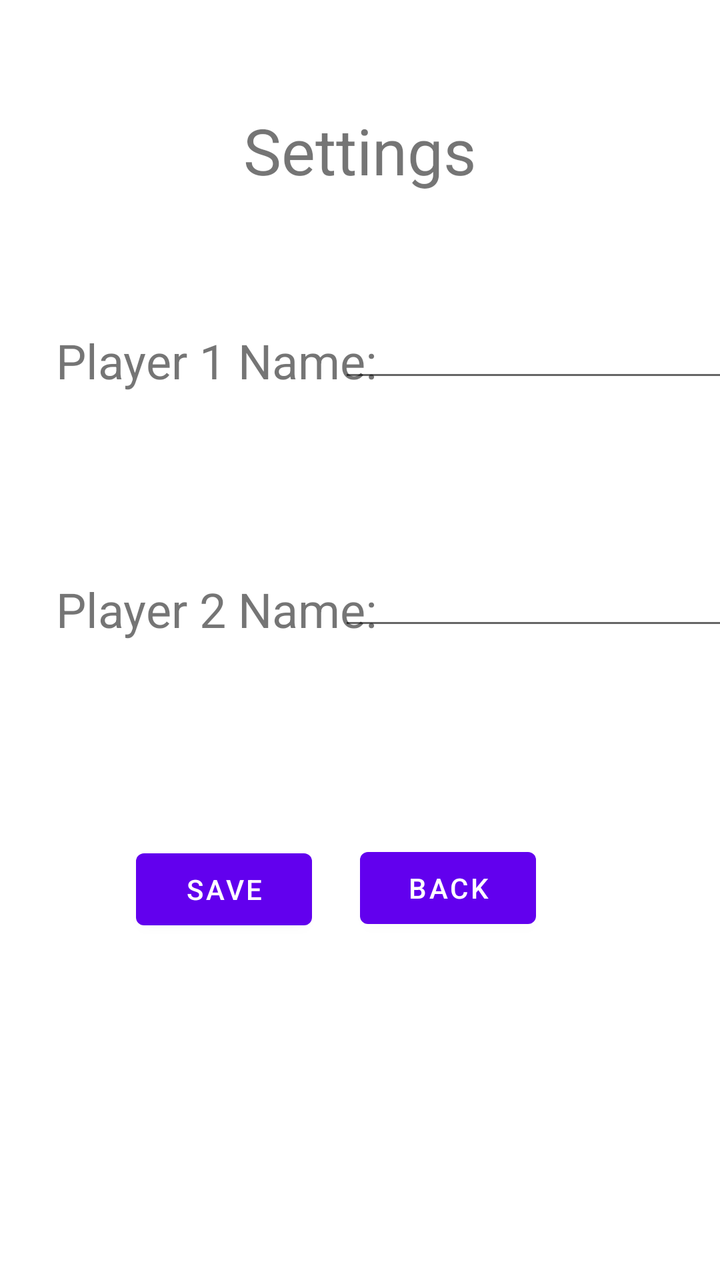
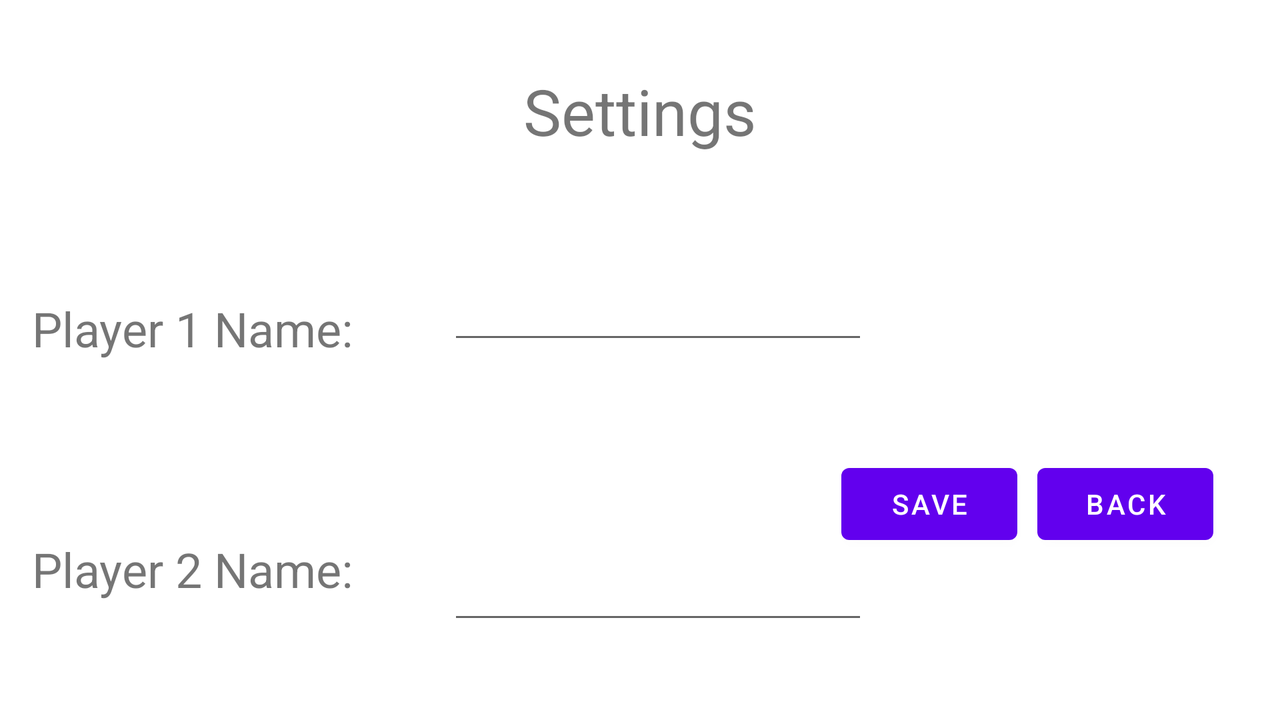

One screen, two layout resources from the same app: the default and the repository's alternative for another configuration. Each is rendered where Android would select it; the XML of both is given below.
<!-- AndroidManifest.xml: application theme Theme.TicTacToePM -->
<!-- res/layout/settings.xml -->
<?xml version="1.0" encoding="utf-8"?>
<androidx.constraintlayout.widget.ConstraintLayout xmlns:android="http://schemas.android.com/apk/res/android"
    xmlns:app="http://schemas.android.com/apk/res-auto"
    xmlns:tools="http://schemas.android.com/tools"
    android:layout_width="match_parent"
    android:layout_height="match_parent">

    <EditText
        android:id="@+id/edit_player2_name"
        android:layout_width="210dp"
        android:layout_height="48dp"
        android:layout_marginStart="16dp"
        android:layout_marginTop="76dp"
        android:layout_marginEnd="16dp"
        android:ems="10"
        android:inputType="textPersonName"
        app:layout_constraintEnd_toEndOf="parent"
        app:layout_constraintStart_toEndOf="@+id/Player1_name"
        app:layout_constraintTop_toBottomOf="@+id/edit_player1_name"
        tools:ignore="SpeakableTextPresentCheck" />

    <EditText
        android:id="@+id/edit_player1_name"
        android:layout_width="210dp"
        android:layout_height="48dp"
        android:layout_marginStart="16dp"
        android:layout_marginTop="148dp"
        android:layout_marginEnd="16dp"
        android:ems="10"
        android:inputType="textPersonName"
        app:layout_constraintEnd_toEndOf="parent"
        app:layout_constraintStart_toEndOf="@+id/Player1_name"
        app:layout_constraintTop_toTopOf="parent"
        tools:ignore="SpeakableTextPresentCheck" />

    <TextView
        android:id="@+id/Player1_name"
        android:layout_width="wrap_content"
        android:layout_height="wrap_content"
        android:layout_marginStart="28dp"
        android:layout_marginTop="164dp"
        android:text="Player 1 Name:"
        android:textSize="24sp"
        app:layout_constraintStart_toStartOf="parent"
        app:layout_constraintTop_toTopOf="parent" />

    <TextView
        android:id="@+id/player2_name"
        android:layout_width="wrap_content"
        android:layout_height="wrap_content"
        android:layout_marginStart="28dp"
        android:layout_marginTop="92dp"
        android:text="Player 2 Name:"
        android:textSize="24sp"
        app:layout_constraintStart_toStartOf="parent"
        app:layout_constraintTop_toBottomOf="@+id/Player1_name" />

    <TextView
        android:id="@+id/setting_header"
        android:layout_width="wrap_content"
        android:layout_height="wrap_content"
        android:layout_marginTop="34dp"
        android:layout_marginBottom="32dp"
        android:text="Settings"
        android:textSize="32sp"
        app:layout_constraintBottom_toTopOf="@+id/edit_player1_name"
        app:layout_constraintEnd_toEndOf="parent"
        app:layout_constraintStart_toStartOf="parent"
        app:layout_constraintTop_toTopOf="parent" />

    <Button
        android:id="@+id/button_save"
        android:layout_width="wrap_content"
        android:layout_height="wrap_content"
        android:layout_marginStart="68dp"
        android:layout_marginTop="100dp"
        android:text="Save"
        android:textAlignment="center"
        app:layout_constraintStart_toStartOf="parent"
        app:layout_constraintTop_toBottomOf="@+id/player2_name" />

    <Button
        android:id="@+id/button_back"
        android:layout_width="wrap_content"
        android:layout_height="wrap_content"
        android:layout_marginTop="100dp"
        android:layout_marginEnd="68dp"
        android:text="Back"
        android:textAlignment="center"
        app:layout_constraintEnd_toEndOf="parent"
        app:layout_constraintStart_toEndOf="@+id/button_save"
        app:layout_constraintTop_toBottomOf="@+id/edit_player2_name" />

</androidx.constraintlayout.widget.ConstraintLayout>
<!-- resources referenced by this layout -->
<resources>
  <style name="Theme.TicTacToePM" parent="Theme.MaterialComponents.DayNight.DarkActionBar">
          
          <item name="colorPrimary">@color/purple_500</item>
          <item name="colorPrimaryVariant">@color/purple_700</item>
          <item name="colorOnPrimary">@color/white</item>
          
          <item name="colorSecondary">@color/teal_200</item>
          <item name="colorSecondaryVariant">@color/teal_700</item>
          <item name="colorOnSecondary">@color/black</item>
          
          <item name="android:statusBarColor">?attr/colorPrimaryVariant</item>
          
      </style>
</resources>
<!-- res/layout-land/settings.xml (the repository's variant of the layout above) -->
<!-- drawn on the phone turned sideways -->
<?xml version="1.0" encoding="utf-8"?>
<androidx.constraintlayout.widget.ConstraintLayout xmlns:android="http://schemas.android.com/apk/res/android"
    xmlns:app="http://schemas.android.com/apk/res-auto"
    xmlns:tools="http://schemas.android.com/tools"
    android:layout_width="match_parent"
    android:layout_height="match_parent">

    <EditText
        android:id="@+id/edit_player1_name"
        android:layout_width="210dp"
        android:layout_height="48dp"
        android:layout_marginStart="16dp"
        android:layout_marginTop="52dp"
        android:layout_marginEnd="16dp"
        android:ems="10"
        android:inputType="textPersonName"
        app:layout_constraintEnd_toEndOf="parent"
        app:layout_constraintHorizontal_bias="0.141"
        app:layout_constraintStart_toEndOf="@+id/Player1_name"
        app:layout_constraintTop_toBottomOf="@+id/setting_header"
        tools:ignore="SpeakableTextPresentCheck" />

    <EditText
        android:id="@+id/edit_player2_name"
        android:layout_width="210dp"
        android:layout_height="48dp"
        android:layout_marginStart="16dp"
        android:layout_marginTop="92dp"
        android:layout_marginEnd="16dp"
        android:ems="10"
        android:inputType="textPersonName"
        app:layout_constraintEnd_toEndOf="parent"
        app:layout_constraintHorizontal_bias="0.141"
        app:layout_constraintStart_toEndOf="@+id/Player1_name"
        app:layout_constraintTop_toBottomOf="@+id/edit_player1_name"
        tools:ignore="SpeakableTextPresentCheck" />

    <TextView
        android:id="@+id/Player1_name"
        android:layout_width="wrap_content"
        android:layout_height="wrap_content"
        android:layout_marginStart="16dp"
        android:layout_marginTop="148dp"
        android:text="Player 1 Name:"
        android:textSize="24sp"
        app:layout_constraintStart_toStartOf="parent"
        app:layout_constraintTop_toTopOf="parent" />

    <TextView
        android:id="@+id/player2_name"
        android:layout_width="wrap_content"
        android:layout_height="wrap_content"
        android:layout_marginStart="16dp"
        android:layout_marginTop="88dp"
        android:text="Player 2 Name:"
        android:textSize="24sp"
        app:layout_constraintStart_toStartOf="parent"
        app:layout_constraintTop_toBottomOf="@+id/Player1_name" />

    <TextView
        android:id="@+id/setting_header"
        android:layout_width="wrap_content"
        android:layout_height="wrap_content"
        android:layout_marginTop="34dp"
        android:text="Settings"
        android:textSize="32sp"
        app:layout_constraintEnd_toEndOf="parent"
        app:layout_constraintStart_toStartOf="parent"
        app:layout_constraintTop_toTopOf="parent" />

    <Button
        android:id="@+id/button_save"
        android:layout_width="wrap_content"
        android:layout_height="wrap_content"
        android:layout_marginTop="228dp"
        android:text="Save"
        android:textAlignment="center"
        app:layout_constraintEnd_toEndOf="parent"
        app:layout_constraintHorizontal_bias="0.762"
        app:layout_constraintStart_toStartOf="parent"
        app:layout_constraintTop_toTopOf="parent" />

    <Button
        android:id="@+id/button_back"
        android:layout_width="wrap_content"
        android:layout_height="wrap_content"
        android:layout_marginTop="228dp"
        android:layout_marginEnd="24dp"
        android:text="Back"
        android:textAlignment="center"
        app:layout_constraintEnd_toEndOf="parent"
        app:layout_constraintHorizontal_bias="0.512"
        app:layout_constraintStart_toEndOf="@+id/button_save"
        app:layout_constraintTop_toTopOf="parent" />
</androidx.constraintlayout.widget.ConstraintLayout>
